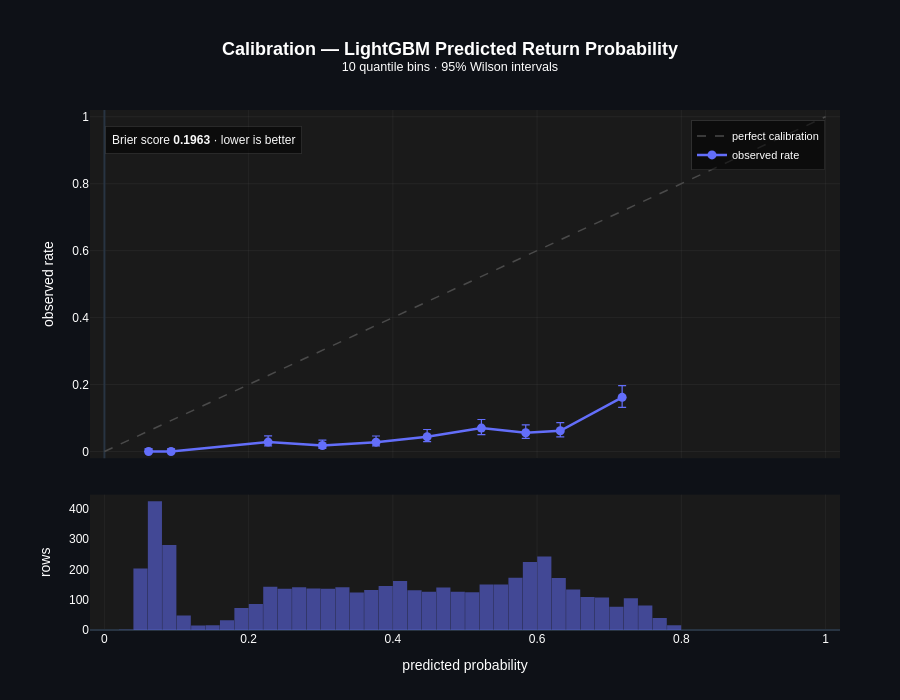

Notebook code cell kept with this figure:
### Markdown cell above
ROC holds the diagonal as its reference regardless of the class split, so it
flatters a rare-positive problem like this one, since a model can look strong
on ROC-AUC mostly by being better than chance on the easy 95.3% majority. The
PR curve's reference is the base rate itself, which is why it's the fairer
read when returns are this scarce.

### Code cell
cp.calibration_plot(
    y_test, lgbm_score,
    title="Calibration — LightGBM Predicted Return Probability",
)

### Figure 1 — Plotly figure (JSON) as saved in the notebook; plotly's stock layout.template omitted (floating-point values rounded to 4 significant figures; data arrays with more than 128 entries replaced by an {"elided": "..."} marker saying what was removed)
{"data": [{"hoverinfo": "skip", "line": {"color": "#4a4a4a", "dash": "dash", "width": 1.5}, "mode": "lines", "name": "perfect calibration", "type": "scatter", "x": [0, 1], "xaxis": "x", "y": [0, 1], "yaxis": "y"}, {"customdata": [501, 501, 500, 501, 501, 500, 501, 500, 501, 501], "error_y": {"array": [0.007609, 0.007609, 0.01845, 0.01582, 0.01841, 0.02172, 0.02575, 0.02374, 0.02461, 0.03479], "arrayminus": [-4.337e-19, -4.337e-19, 0.01125, 0.008485, 0.01123, 0.01477, 0.0192, 0.01697, 0.01795, 0.02964], "color": "#636EFA", "symmetric": false, "thickness": 1.2, "type": "data", "width": 4}, "hovertemplate": "predicted %{x:.1%}<br>observed %{y:.1%}<br>%{customdata:,} rows in bin<extra></extra>", "line": {"color": "#636EFA", "width": 2.5}, "marker": {"color": "#636EFA", "size": 9}, "mode": "lines+markers", "name": "observed rate", "type": "scatter", "x": [0.06125, 0.09242, 0.227, 0.3022, 0.3766, 0.4475, 0.5227, 0.5842, 0.6321, 0.7179], "xaxis": "x", "y": [0.0, 0.0, 0.028, 0.01796, 0.02794, 0.044, 0.06986, 0.056, 0.06188, 0.1617], "yaxis": "y"}, {"hovertemplate": "predicted %{x:.2f}<br>%{y:,} rows<extra></extra>", "marker": {"color": "#636EFA", "opacity": 0.55}, "name": "predictions", "nbinsx": 50, "showlegend": false, "type": "histogram", "x": {"elided": "5007 float values"}, "xaxis": "x2", "yaxis": "y2"}], "layout": {"annotations": [{"bgcolor": "rgba(0,0,0,0.55)", "bordercolor": "rgba(128,128,128,0.2)", "borderpad": 6, "borderwidth": 1, "font": {"color": "#fafafa", "size": 12}, "showarrow": false, "text": "Brier score <b>0.1963</b> · lower is better", "x": 0.02, "xanchor": "left", "xref": "paper", "y": 0.97, "yanchor": "top", "yref": "paper"}], "bargap": 0.02, "font": {"color": "white", "family": "Arial"}, "height": 700, "legend": {"bgcolor": "rgba(0,0,0,0.55)", "bordercolor": "rgba(128,128,128,0.2)", "borderwidth": 1, "font": {"size": 11}, "x": 0.98, "xanchor": "right", "y": 0.98, "yanchor": "top"}, "margin": {"b": 70, "l": 90, "r": 60, "t": 110}, "paper_bgcolor": "#0e1117", "plot_bgcolor": "#1a1a1a", "title": {"font": {"color": "white", "family": "Arial", "size": 18}, "text": "<b>Calibration — LightGBM Predicted Return Probability</b><br><sup>10 quantile bins · 95% Wilson intervals</sup>", "x": 0.5, "xanchor": "center"}, "width": 900, "xaxis": {"anchor": "y", "domain": [0.0, 1.0], "gridcolor": "rgba(128,128,128,0.2)", "gridwidth": 0.5, "matches": "x2", "range": [-0.02, 1.02], "showgrid": true, "showticklabels": false}, "xaxis2": {"anchor": "y2", "domain": [0.0, 1.0], "gridcolor": "rgba(128,128,128,0.2)", "gridwidth": 0.5, "range": [-0.02, 1.02], "showgrid": true, "title": {"text": "predicted probability"}}, "yaxis": {"anchor": "x", "domain": [0.3304, 1.0], "gridcolor": "rgba(128,128,128,0.2)", "gridwidth": 0.5, "range": [-0.02, 1.02], "showgrid": true, "title": {"text": "observed rate"}, "zeroline": false}, "yaxis2": {"anchor": "x2", "domain": [0.0, 0.2604], "showgrid": false, "title": {"text": "rows"}}}}
